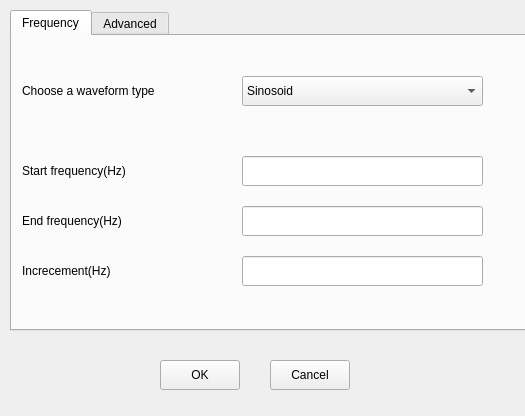
<?xml version="1.0" encoding="UTF-8"?>
<ui version="4.0">
 <class>frmFrequency</class>
 <widget class="QMainWindow" name="frmFrequency">
  <property name="geometry">
   <rect>
    <x>0</x>
    <y>0</y>
    <width>525</width>
    <height>416</height>
   </rect>
  </property>
  <property name="windowTitle">
   <string>Solution frequency</string>
  </property>
  <widget class="QWidget" name="centralwidget">
   <widget class="QTabWidget" name="tabWidget">
    <property name="geometry">
     <rect>
      <x>10</x>
      <y>10</y>
      <width>521</width>
      <height>321</height>
     </rect>
    </property>
    <property name="currentIndex">
     <number>0</number>
    </property>
    <widget class="QWidget" name="tab">
     <attribute name="title">
      <string>Frequency</string>
     </attribute>
     <widget class="QLabel" name="label">
      <property name="geometry">
       <rect>
        <x>10</x>
        <y>120</y>
        <width>171</width>
        <height>30</height>
       </rect>
      </property>
      <property name="text">
       <string>Start frequency(Hz)</string>
      </property>
     </widget>
     <widget class="QLineEdit" name="txtStart">
      <property name="geometry">
       <rect>
        <x>230</x>
        <y>120</y>
        <width>241</width>
        <height>30</height>
       </rect>
      </property>
     </widget>
     <widget class="QLabel" name="label_2">
      <property name="geometry">
       <rect>
        <x>10</x>
        <y>170</y>
        <width>171</width>
        <height>30</height>
       </rect>
      </property>
      <property name="text">
       <string>End frequency(Hz)</string>
      </property>
     </widget>
     <widget class="QLineEdit" name="txtEnd">
      <property name="geometry">
       <rect>
        <x>230</x>
        <y>170</y>
        <width>241</width>
        <height>30</height>
       </rect>
      </property>
     </widget>
     <widget class="QLabel" name="label_3">
      <property name="geometry">
       <rect>
        <x>10</x>
        <y>220</y>
        <width>171</width>
        <height>30</height>
       </rect>
      </property>
      <property name="text">
       <string>Increcement(Hz)</string>
      </property>
     </widget>
     <widget class="QLineEdit" name="txtIncrement">
      <property name="geometry">
       <rect>
        <x>230</x>
        <y>220</y>
        <width>241</width>
        <height>30</height>
       </rect>
      </property>
     </widget>
     <widget class="QComboBox" name="comboBox">
      <property name="geometry">
       <rect>
        <x>230</x>
        <y>40</y>
        <width>241</width>
        <height>30</height>
       </rect>
      </property>
      <item>
       <property name="text">
        <string>Sinosoid</string>
       </property>
      </item>
      <item>
       <property name="text">
        <string>Blackman</string>
       </property>
      </item>
      <item>
       <property name="text">
        <string>Chirp</string>
       </property>
      </item>
      <item>
       <property name="text">
        <string>Gaussian</string>
       </property>
      </item>
      <item>
       <property name="text">
        <string>Gaussian dirivative</string>
       </property>
      </item>
      <item>
       <property name="text">
        <string>Hamming</string>
       </property>
      </item>
      <item>
       <property name="text">
        <string>Hanning</string>
       </property>
      </item>
      <item>
       <property name="text">
        <string>Raised cosine</string>
       </property>
      </item>
     </widget>
     <widget class="QLabel" name="label_4">
      <property name="geometry">
       <rect>
        <x>10</x>
        <y>40</y>
        <width>201</width>
        <height>30</height>
       </rect>
      </property>
      <property name="text">
       <string>Choose a waveform type</string>
      </property>
     </widget>
    </widget>
    <widget class="QWidget" name="tab_2">
     <attribute name="title">
      <string>Advanced</string>
     </attribute>
    </widget>
   </widget>
   <widget class="QPushButton" name="btnOK">
    <property name="geometry">
     <rect>
      <x>160</x>
      <y>360</y>
      <width>80</width>
      <height>30</height>
     </rect>
    </property>
    <property name="text">
     <string>OK</string>
    </property>
   </widget>
   <widget class="QPushButton" name="btnCancel">
    <property name="geometry">
     <rect>
      <x>270</x>
      <y>360</y>
      <width>80</width>
      <height>30</height>
     </rect>
    </property>
    <property name="text">
     <string>Cancel</string>
    </property>
   </widget>
  </widget>
 </widget>
 <resources/>
 <connections/>
</ui>
